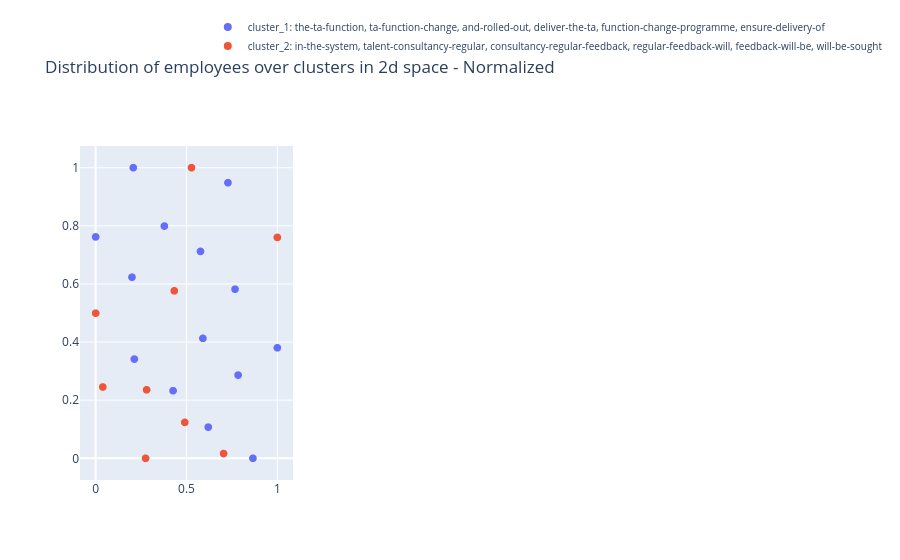

This figure's notebook cell:
### Code cell
fig = go.Figure()


for i, cl in enumerate(range(k)):
    cluster_df = averaged_employee_features[averaged_employee_features.cluster==cl]

    #plot all the employees belonging to a cluster using a new trace. 
    features = np.stack(cluster_df['feature_vector_2d'].to_numpy())
    
    #normalize the features between 0 and 1
    features_normed = preprocessing.normalize(features)
    
    employee_titles = []
    # constructing hover text (all objectives belonging to that employee) 
    for emp in cluster_df.index.values:
        
        emp_indices = employee_objective_indices[emp]
        employee_title = '. '.join([objective for objective in np_sentences[emp_indices]])
    
        employee_titles.append(emp + ': ' + employee_title)


    fig.add_trace(go.Scattergl(
      x=features_normed[:, 0],
      y=features_normed[:, 1],
      mode='markers',
      showlegend=True,
      text = employee_titles,
      marker=dict(size=8, color=i),
      name="cluster_"+str(cl+1) +": " + cluster_titles[cl]
    ))



fig.update_layout(title='Distribution of employees over clusters in 2d space - Normalized', legend=dict(
        x=0.6,
        y=1.4,
        traceorder='normal',
        font=dict(
            size=10)))
fig.show()

### Figure 1 — Plotly figure (JSON) as saved in the notebook; plotly's stock layout.template omitted (floating-point values rounded to 4 significant figures)
{"data": [{"marker": {"color": 0, "size": 8}, "mode": "markers", "name": "cluster_1: the-ta-function, ta-function-change, and-rolled-out, deliver-the-ta, function-change-programme, ensure-delivery-of", "showlegend": true, "text": ["*100058: developmental activities 5. 4 support m a and other unplanned projects 15", "*100064: 3 assignment goglobal trainee hr total rewards target 1 actively participate in discussions with tr mbs to properly review align objective 1 incorporating feedback and adapting documentation accordingly develop well structured documents and communication materials with a clear framework and design aiming to maximize process steps allocation and effectiveness target 2 simplify current catalogue optimize infrastructure usage and provide meaningful inputs towards keeping project outcome sustainable target 3 generate ideas to create further tr insights with visier measure impact through on going analytics and suggest improvements create one case study based on visier insights that is closely aligned to a business case and prepare presentation material business meeting target 4 provide relevant inputs to the ongoing tr competencies project in the direction of expanding tr consultancy capability and fostering its development proactively suggest enablement materials as part of development discussions and recommendations following tr leadership strategy and aspiration target 5 met expectations requirements to full satisfaction. shape leadership in strategic projects cpd 20 shape leadership workstream together with workstream leads deliver conceptual input on leadership create presentations and other material for the different stakeholders actively participate in meetings and discussion talent evolution deliver conceptual input create presentations and other material for the different stakeholders actively participate in meetings and discussion overall drive innovation in leadership topics and stay up to date on market trends collaborate with other team members on leadership topics", "*100055: develop culture cultivate engagement as one for patient is known to the whole population incl colleagues that will join us in 2019 at least 3 actions initiates are rolled out in order to reduce the gap between commercial and non commercial population and to ensure a high engagement among the lcoal population people managers are supported by hr for building a strong team unconscious bias traing was completed to foster inclusion and diversity", "*100001: deliver the ta function change programme 1 ensure team personal increase in the value of direct sourcing of 5 target saving 2019 is of 330 000 for a full year presence and with same reqs volume as in 2018 2 country region business based ta strategy developed and implemented based on business priority focus 3 fully implement technology roll outs 4 lead participate in specific global regional and or local ta projects including hogan assessment roll out data driven hiring vie. deliver the ta function change programme 1 ensure team personal increase in the value of direct sourcing of 5 target saving 2019 is of 330 000 for a full year presence and with same reqs volume as in 2018 2 country region business based ta strategy developed and implemented based on business priority focus 3 fully implement technology roll outs 4 lead participate in specific global regional and or local ta projects including hogan assessment roll out data driven hiring vie. deliver the ta function change programme 1 ensure team personal increase in the value of direct sourcing of 5 target saving 2019 is of 330 000 for a full year presence and with same reqs volume as in 2018 2 country region business based ta strategy developed and implemented based on business priority focus 3 fully implement technology roll outs 4 lead participate in specific global regional and or local ta projects including hogan assessment roll out data driven hiring vie. ensure delivery of an efficient and compliant recruitment service 1 time to fill and time to offer reduction of 5 tto 88 ttf 96 2 team individual to fully comply with ats and job posting processes and guidelines including cross border hire requirements quality attractiveness and accuracy of job postings use of the merck term in job ads use of hashtags in linked in posts. ensure delivery of an efficient and compliant recruitment service 1 time to fill and time to offer reduction of 5 tto 88 ttf 96 2 team individual to fully comply with ats and job posting processes and guidelines including cross border hire requirements quality attractiveness and accuracy of job postings use of the merck term in job ads use of hashtags in linked in posts. ensure delivery of an efficient and compliant recruitment service 1 time to fill and time to offer reduction of 5 tto 88 ttf 96 2 team individual to fully comply with ats and job posting processes and guidelines including cross border hire requirements quality attractiveness and accuracy of job postings use of the merck term in job ads use of hashtags in linked in posts. contribution to the talent acquisition strategy evidence will be sought to show that each team member has been proactive in identifying opportunities for improvement in their own area and across the function understood the strategy shared it and publicized successes with their teams peers and stakeholders support the roll out of global projects including new technology candidate experience and d i initiatives been collaborative within the team providing assistance to colleagues where need. contribution to the talent acquisition strategy evidence will be sought to show that each team member has been proactive in identifying opportunities for improvement in their own area and across the function understood the strategy shared it and publicized successes with their teams peers and stakeholders support the roll out of global projects including new technology candidate experience and d i initiatives been collaborative within the team providing assistance to colleagues where need. contribution to the talent acquisition strategy evidence will be sought to show that each team member has been proactive in identifying opportunities for improvement in their own area and across the function understood the strategy shared it and publicized successes with their teams peers and stakeholders support the roll out of global projects including new technology candidate experience and d i initiatives been collaborative within the team providing assistance to colleagues where need. talent consultancy regular feedback will be sought from hiring managers and hrbps on quality of briefing meetings knowledge of the business provision of market intelligence responsiveness and proactivity towards all customers and candidates involvement interview process and quality of feedback given on candidates. talent consultancy regular feedback will be sought from hiring managers and hrbps on quality of briefing meetings knowledge of the business provision of market intelligence responsiveness and proactivity towards all customers and candidates involvement interview process and quality of feedback given on candidates", "*100069: collective bargaing agreement deliver on achieve all initiatives with positive outcome value add to the business. collective bargaing agreement deliver on achieve all initiatives with positive outcome value add to the business", "*100057: cpi compliance support team fully supports the cpi project 1 active filling of internal candidate pipeline 2 all 80 fit candidates are presented recommended to hiring managers 3 cases where managers reject 80 fit candidates are documented and escalated as appropriate 4 fulfil all reporting requirements associated with cpi 5 achieve a reduction in the external hiring ratio", "*100062: ensure delivery of an efficient and compliant recruitment service 1 time to fill and time to offer reduction of 5 tto 75 ttf 81 2 individual to fully comply with ats and job posting processes and guidelines including cross border hire requirements quality attractiveness and accuracy of job postings use of the merck term in job ads use of hashtags in linked in posts. talent consultancy regular feedback will be sought from hiring managers and hrbps on quality of briefing meetings knowledge of the business provision of market intelligence responsiveness and proactivity towards all customers and candidates involvement interview process and quality of feedback given on candidates", "*100059: employee central global template project support global template is designed and tested on time and rolled out to market rewards to support localization guidance and support provided to market team members during localization solution driving standardization and simplification specifically for key compensation components such as salary structure bonus guidelines and mrp is defined and rolled out to all countries further support other initiatives outside of ec to further drive standardization in broader context of total rewards support key interfaces integration between ec and pay factors hr suite etc support retro fit activities to ensure successful crc transition manager self service workflows established to support business while meeting total reward policies and complying with local market regulations provides improved transparency of comp data to managers and employees. partner with total rewards program office to support total reward global process survey data is updated timeline in pay factors benchmark tool mrp report is generated based on updated data and provided to markets for review and update to ensure mrp upload to p40 in time for crc oversee the individual mrp override process salary structures and bonus guidelines are loaded into p40 hr suite in time for crc", "*100056: people organisational development support actively as a sparring partner the hrbp and ensure professional representation in their absence drive forward digitization in my areas of responsibility and support where necessary valuable cooperation in the implementation of projects such as fel", "*100060: financials meeting expectations in terms of time quality meeting financial plan. integration support all project deliverables managed well in time and budget with positive feedback from all stakeholders involved", "*100066: business support to life science and biopharma business units positions filled onboarding offboarding events organized centralized hr deadlines are met on time and in good quality no escalation issues from the relevant managers of the area", "*100074: deliver the ta function change program 1 further development and implementation of a regional based talent sourcing strategy for critical countries business sectors as well as business critical positions clusters 2 build up talent pipeline for identified business critical positions and agree with business on key deliverables 3 effective management on candidate engagement for those who are pipelined in the talent pool 4 fully support the technology roll out 5 be proactive in utilizing technology for candidate engagement employer branding promotion", "*100075: handover po onboarding sm function handover fully done onboarding finalized", "*100067: ta function change programme launch the crm in q1 and roll it out to all recruiters by eoy ensure sops and traing materials are in place and a network of super users appointed deliver candidate experience workshops and from those define strategy to enhance candidate experience across technology employer branding recruiting and sourcing adapt structure in line with any outcomes from the ppr review eb and sourcing activity and make proposals by end of q2 to ensure activity is aligned with most strategically important areas of the business ensure leadership behaviours are incorporated into eb activity. recruiting process ownership ensure mbs team managing the rpo is fully aware of all changes in the recruiting process technology and has the support need to communicate these to the rpo act as voice of customer in the event the business has complaints about the rpo service raise issues constructively with mbs whilst defending the rpo model to the business raise constructively with mbs any issues of rpo non compliance with the recruiting process"], "type": "scattergl", "x": [0, 0.2, 0.6197, 1, 0.3782, 0.577, 0.7283, 0.7671, 0.5903, 0.784, 0.426, 0.2129, 0.8656, 0.2071], "y": [0.7617, 0.6232, 0.1073, 0.3802, 0.7991, 0.712, 0.9484, 0.5819, 0.4127, 0.2863, 0.2326, 0.3414, 0, 1]}, {"marker": {"color": 1, "size": 8}, "mode": "markers", "name": "cluster_2: in-the-system, talent-consultancy-regular, consultancy-regular-feedback, regular-feedback-will, feedback-will-be, will-be-sought", "showlegend": true, "text": ["*100071: contribute to pharma business straregy in people leadership o development plan in the system for all organization with focus on key critical roles 95 of all dps are in place o conduct external compensation benchmark standardize role title for ff with recommendation by q32019 o implement at least 2 high impact solution to address focus areas of ees sustain ees by end 2019 o support pharma gm to further foster trust and transparency o ensure talent readiness and ensure succession plan in place for critical roles o roll out leadership traing coaching and support for direct reports and high potentials where need 360 mrf completed for all direct reports and link to development plans", "*100079: strategy lt feedback assessment project milestones results action plan results", "*100076: set up mgf kuhnert people dashboard development of a people dashboard 1 0 continuous update of dashboard on a quarterly basis incorporate upcoming feedback from m kuhnert cfo office observe further developments in visier and corporate people dashboard to continuously extend enhance mgf kuhnert people dashboard", "*100077: business partnering active contribution to lt meetings a full member of gd l and gbm lts participation in site business reviews full partnership with business leaders to drive people topics and strategies lead hrbp network within gbm gd l", "*100002: employee central project to be delivered with defined scope on time and in budget timely completion of milestones as per the defined project roadmap. employee central project to be delivered with defined scope on time and in budget timely completion of milestones as per the defined project roadmap. employee central project to be delivered with defined scope on time and in budget timely completion of milestones as per the defined project roadmap", "*100000: leadership strategy support key projects initiatives support inspirational leadership initiatives identified throughout the year establish continue rapport strengthen relationship with any coe supporting initiatives for your respective areas support employee central when it is introduced and rolled out support drive efforts to deliver inclusion traing. leadership strategy support key projects initiatives support inspirational leadership initiatives identified throughout the year establish continue rapport strengthen relationship with any coe supporting initiatives for your respective areas support employee central when it is introduced and rolled out support drive efforts to deliver inclusion traing. talent refresh biologics key talent list and succession planning to l5 support kpis and visibility to advancing women in leadership support diversity and inclusion if appropriate within your area continue to progress biologics talent development initiative focused on site leaders support leadership programs when appropriate hold drive your development sessions with managers and employees create define communicate a path for growth for lab techs and animal techs for ramona. talent refresh biologics key talent list and succession planning to l5 support kpis and visibility to advancing women in leadership support diversity and inclusion if appropriate within your area continue to progress biologics talent development initiative focused on site leaders support leadership programs when appropriate hold drive your development sessions with managers and employees create define communicate a path for growth for lab techs and animal techs for ramona. talent refresh biologics key talent list and succession planning to l5 support kpis and visibility to advancing women in leadership support diversity and inclusion if appropriate within your area continue to progress biologics talent development initiative focused on site leaders support leadership programs when appropriate hold drive your development sessions with managers and employees create define communicate a path for growth for lab techs and animal techs for ramona. engagement interpret results help build plans secure feedback from employes on progress throughout the year and provide regular status reports the biologics hrbp s will present out highlights of their employee engagement action plan on a dedicated telecon among other biologic hrbps an informational exchange session targeting 3rd quarter ensure all biologics employees have at least 1 development objective executed by year end 2019 100 of employees are expected to have an development objective in the system by no later than end of may 2019 snap shot of active employees taken as of may 1 2019 evaluate needs and drive efforts among the biologics cluster to conduct lunch n learns facilitate train when appropriate. engagement interpret results help build plans secure feedback from employes on progress throughout the year and provide regular status reports the biologics hrbp s will present out highlights of their employee engagement action plan on a dedicated telecon among other biologic hrbps an informational exchange session targeting 3rd quarter ensure all biologics employees have at least 1 development objective executed by year end 2019 100 of employees are expected to have an development objective in the system by no later than end of may 2019 snap shot of active employees taken as of may 1 2019 evaluate needs and drive efforts among the biologics cluster to conduct lunch n learns facilitate train when appropriate. engagement interpret results help build plans secure feedback from employes on progress throughout the year and provide regular status reports the biologics hrbp s will present out highlights of their employee engagement action plan on a dedicated telecon among other biologic hrbps an informational exchange session targeting 3rd quarter ensure all biologics employees have at least 1 development objective executed by year end 2019 100 of employees are expected to have an development objective in the system by no later than end of may 2019 snap shot of active employees taken as of may 1 2019 evaluate needs and drive efforts among the biologics cluster to conduct lunch n learns facilitate train when appropriate. operational excellence support any zero based budget initiatives and other activities focused around efficiency and harmonization for biologics support the headcount tracking process includes position journey biologics tracker and other enhancements along the way also expected is a regular reconciliation effort to make certain accurate data is recorded in the headcount tracker and is reflected in position journey or selected tool support and drive when appropriate any isco initiatives optimize and provide analytics to inform the business of key insights for a further deep dive utilizing visier continue to increase working knowledge of visier deep dive stats for the cluster drive recruitment excellence on a regular basis support efforts expected from the toa communication that may involved change management and the guidelines for donning doffing employee acknowledgement of same. operational excellence support any zero based budget initiatives and other activities focused around efficiency and harmonization for biologics support the headcount tracking process includes position journey biologics tracker and other enhancements along the way also expected is a regular reconciliation effort to make certain accurate data is recorded in the headcount tracker and is reflected in position journey or selected tool support and drive when appropriate any isco initiatives optimize and provide analytics to inform the business of key insights for a further deep dive utilizing visier continue to increase working knowledge of visier deep dive stats for the cluster drive recruitment excellence on a regular basis support efforts expected from the toa communication that may involved change management and the guidelines for donning doffing employee acknowledgement of same. operational excellence support any zero based budget initiatives and other activities focused around efficiency and harmonization for biologics support the headcount tracking process includes position journey biologics tracker and other enhancements along the way also expected is a regular reconciliation effort to make certain accurate data is recorded in the headcount tracker and is reflected in position journey or selected tool support and drive when appropriate any isco initiatives optimize and provide analytics to inform the business of key insights for a further deep dive utilizing visier continue to increase working knowledge of visier deep dive stats for the cluster drive recruitment excellence on a regular basis support efforts expected from the toa communication that may involved change management and the guidelines for donning doffing employee acknowledgement of same", "*100068: talent consultancy regular feedback will be sought from hiring managers and hrbps on quality of briefing meetings knowledge of the business provision of market intelligence responsiveness and proactivity towards all customers and candidates involvement interview process and quality of feedback given on candidates active involvement interview scheduling as contribution to improve candidate experience. contribution to the ongoing evolution of the ta function evidence of collaboration and teamwork proactivity in identifying opportunities for improvement especially relating to candidate experience active sourcing use of recruitment marketing a focus on self development", "*100063: hr operations 1 contemplating offer benefit proposals liaise with hiring manager hrbp 2 exit process management end of service benefit computation documentation 3 local hr system management updates on the hits local system ensure update of non financial amendments for employees such as role level changes internal transfers title changes and reporting lines ongoing audit of system setup processes and liaise with hits team to administer changes as and when required 4 ensure monthly payroll notes liaise with c b 5 hr governance ensure hr operations are in line with internal procdures and policy guidelines guide hiring managers to make decisions in line with sops practices and company approval procedures operational excellence through structured planning strengthen hr processes liaise with colleagues in the team", "*100070: first assignment hrbp pm 1 project management for corobi planning the communication strategy ensuring that the chatbot works organizing rooms critical review of tu work to align this with plans of merck 2 support sandra schmicking for bright future"], "type": "scattergl", "x": [1, 0.2748, 0.4905, 0, 0.2804, 0.4328, 0.5275, 0.7041, 0.03944], "y": [0.76, 0, 0.1236, 0.4995, 0.2357, 0.5763, 1, 0.01644, 0.2453]}], "layout": {"legend": {"font": {"size": 10}, "traceorder": "normal", "x": 0.6, "y": 1.4}, "title": {"text": "Distribution of employees over clusters in 2d space - Normalized"}}}
